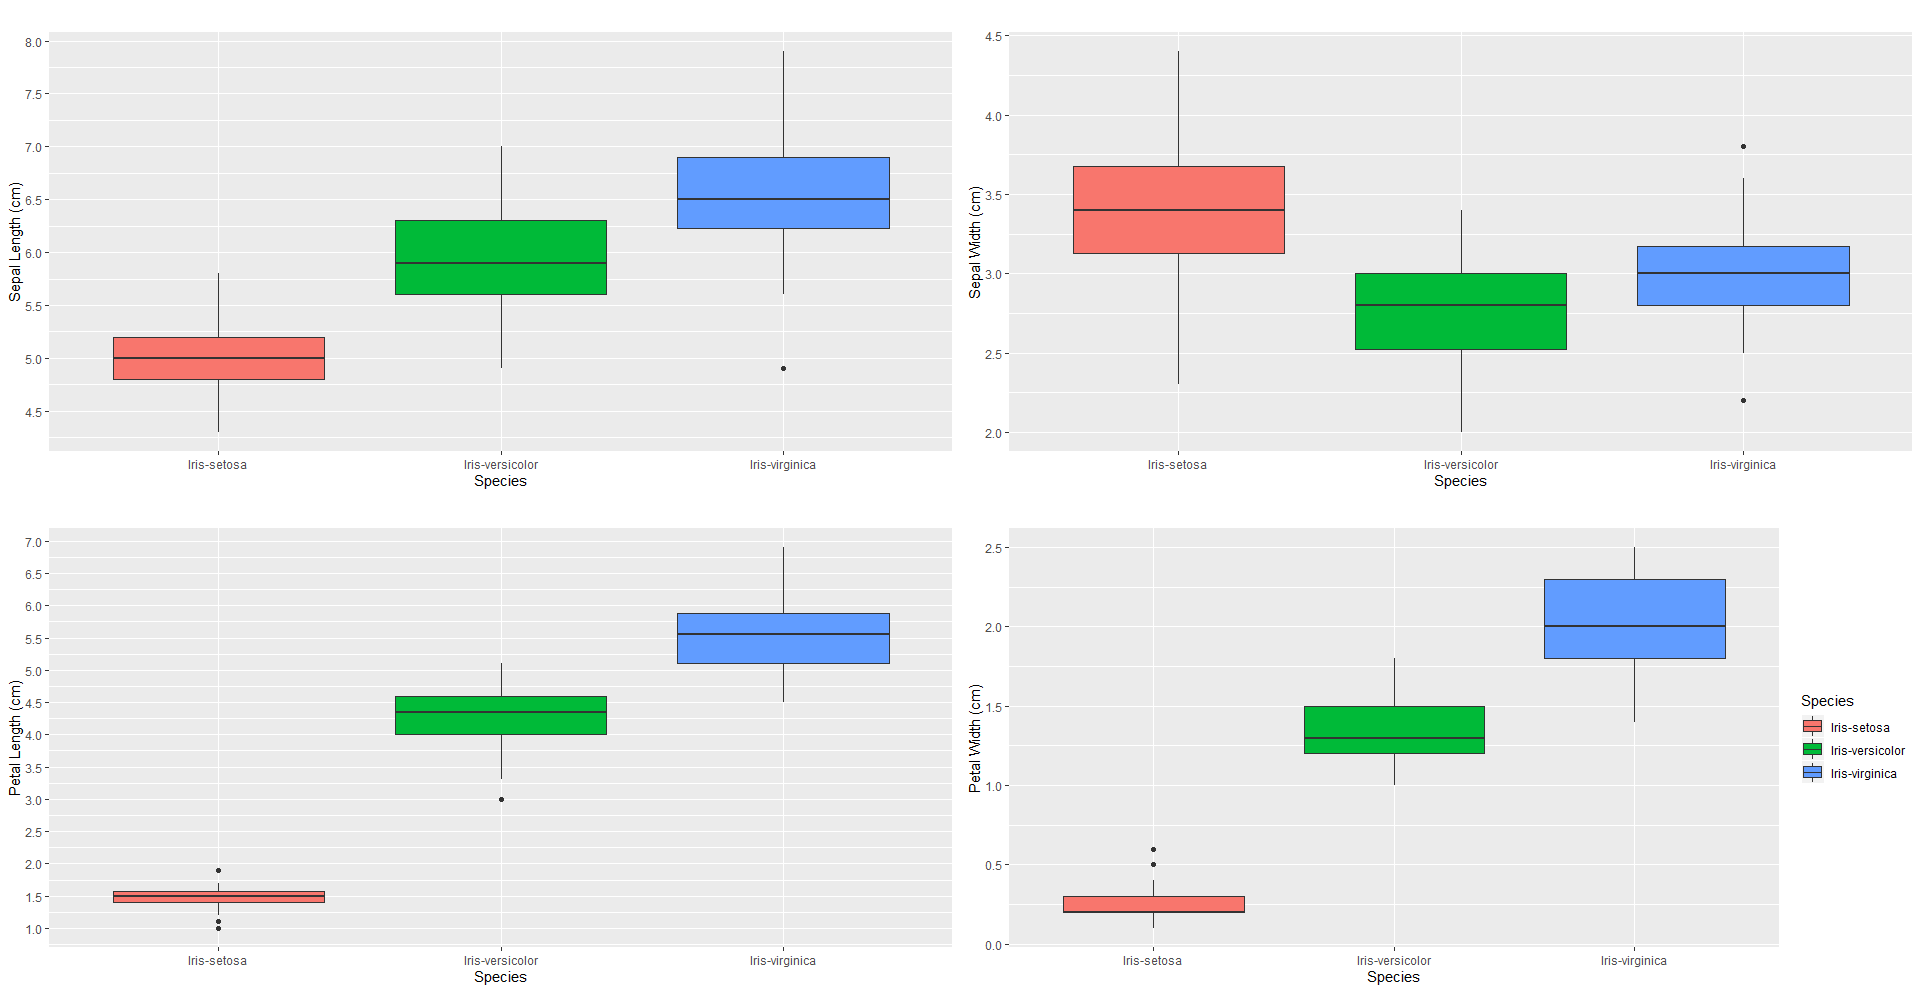

Generate this figure with R:
# Idetifying outliers through Boxplots

# Sepal Length
bp_sl <- ggplot(iris_ds, aes(Species, SepalLengthCm, fill=Species)) + 
                geom_boxplot()+
                scale_y_continuous("Sepal Length (cm)", breaks= seq(0,30, by=.5))+
                theme(legend.position="none")


# Sepal Width
bp_sw <-  ggplot(iris_ds, aes(Species, SepalWidthCm, fill=Species)) + 
                geom_boxplot()+
                scale_y_continuous("Sepal Width (cm)", breaks= seq(0,30, by=.5))+
                theme(legend.position="none")

# Petal Length
bp_pl <- ggplot(iris_ds, aes(Species, PetalLengthCm, fill=Species)) + 
                geom_boxplot()+
                scale_y_continuous("Petal Length (cm)", breaks= seq(0,30, by=.5))+
                theme(legend.position="none")


# Petal Width
bp_pw <-  ggplot(iris_ds, aes(Species, PetalWidthCm, fill=Species)) + 
                geom_boxplot()+
                scale_y_continuous("Petal Width (cm)", breaks= seq(0,30, by=.5))+
                labs(title = "Iris Box Plot", x = "Species")


# Plot all visualizations
grid.arrange(bp_sl  + ggtitle(""),
             bp_sw  + ggtitle(""),
             bp_pl + ggtitle(""),
             bp_pw + ggtitle(""))
